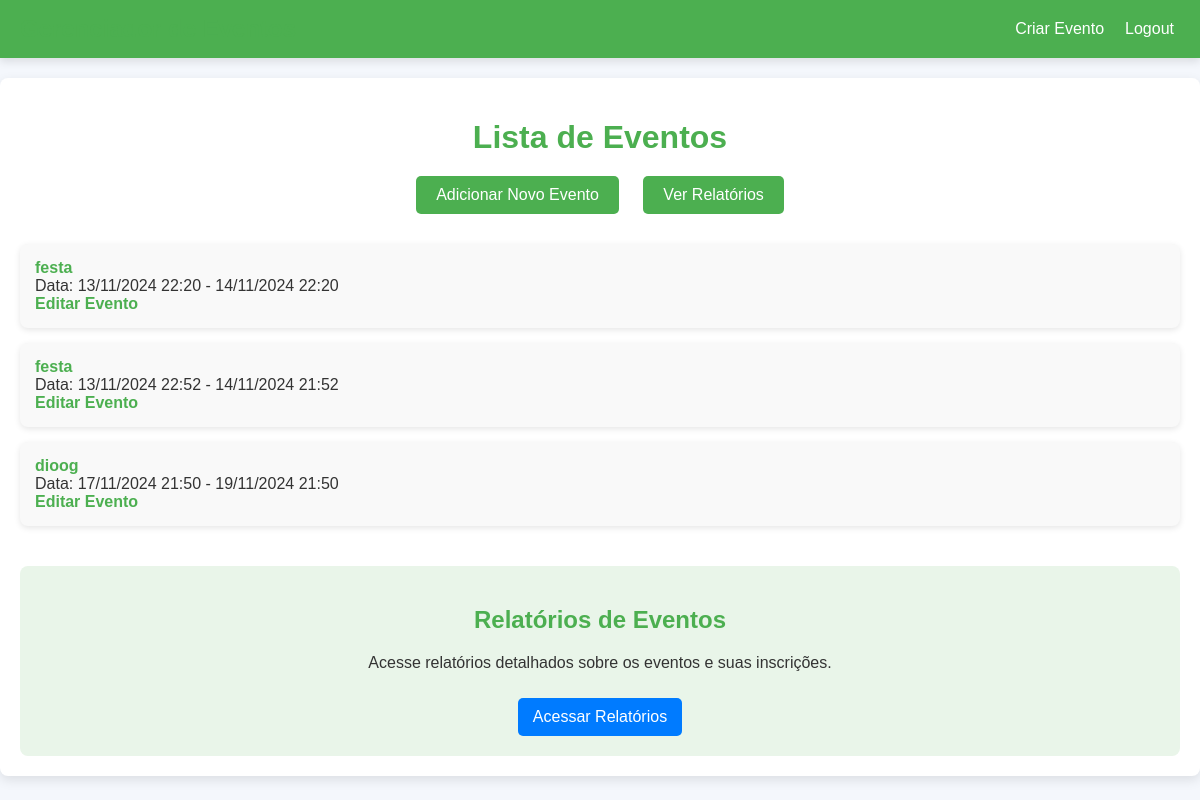
Page /events/ (signed in) on the earlier database version.
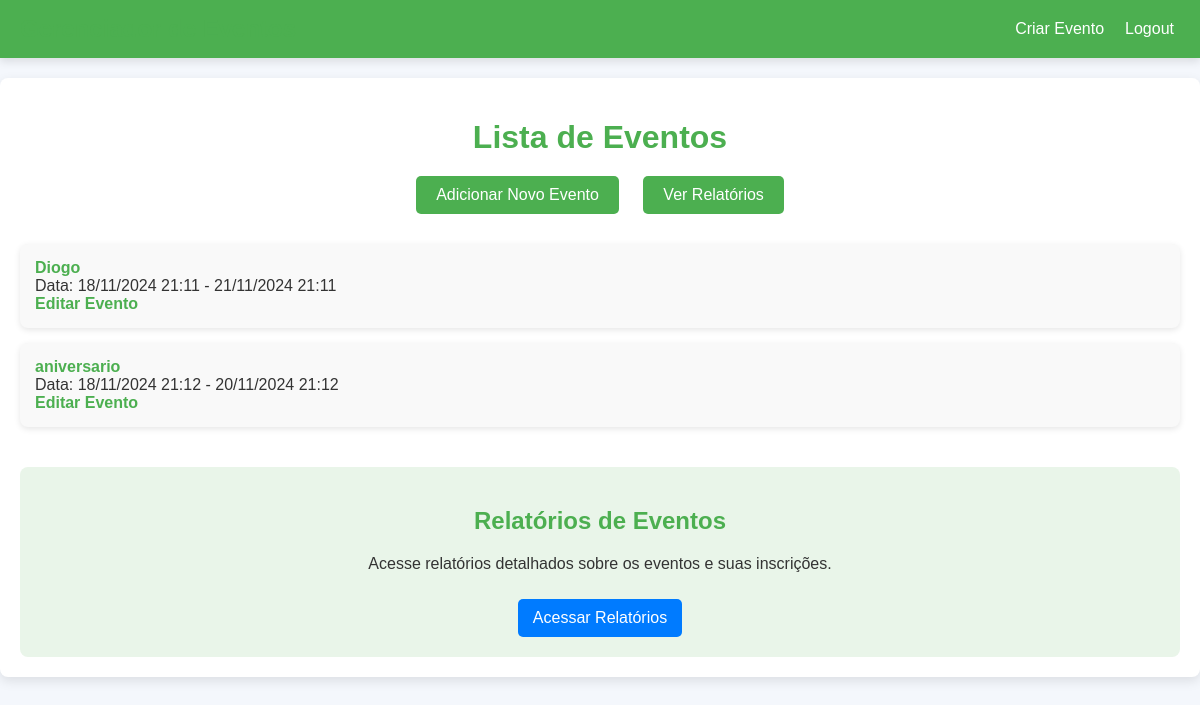
Same page on the later database version.
### events/models.py (models this page shows, shortened)
class Evento(models.Model):
    nome = models.CharField(max_length=200)
    descricao = models.TextField()
    data_inicio = models.DateTimeField()
    data_fim = models.DateTimeField()
    local = models.CharField(max_length=255)
    organizador = models.ForeignKey(User, on_delete=models.CASCADE, default=1)
    class Meta:
        verbose_name = 'Evento'
        verbose_name_plural = 'Eventos'
        ordering = ['data_inicio']

### events/views.py (the view)
# urls.py: path('', lista_eventos, name='lista_eventos'),
@login_required
def lista_eventos(request):
    eventos = Evento.objects.filter(organizador=request.user)
    return render(request, 'events/lista_eventos.html', {'eventos': eventos})

### events/templates/events/lista_eventos.html (shortened to what this page needs)
<!DOCTYPE html>
<html lang="pt-br">
<head>
</head>
<body>
    <div class="navbar">
        <h1>Gerenciador de Eventos</h1>
        <div class="auth-actions">
            <a href="{% url 'create_event' %}">Criar Evento</a>
            {% if user.is_authenticated %}
            <form action="{% url 'logout' %}" method="post" style="display: inline;">
                <button type="submit">Logout</button>
            </form>
            {% else %}
            <a href="{% url 'login' %}">Login</a>
            {% endif %}
        </div>
    </div>
    <div class="container">
        <h1>Lista de Eventos</h1>
        <div class="buttons">
            <a href="{% url 'create_event' %}">Adicionar Novo Evento</a>
            <a href="{% url 'relatorio_inscricoes' %}">Ver Relatórios</a>
        </div>
        <ul class="event-list">
            {% for evento in eventos %}
            <li>
                <a href="{% url 'detalhes_evento' evento.id %}">{{ evento.nome }}</a> <br>
                Data: {{ evento.data_inicio|date:"d/m/Y H:i" }} - {{ evento.data_fim|date:"d/m/Y H:i" }} <br>
                <a href="{% url 'edit_event' evento_id=evento.id %}">Editar Evento</a>
            </li>
            {% empty %}
            <li>Nenhum evento cadastrado no momento.</li>
            {% endfor %}
        </ul>
        <div class="report-section">
            <h2>Relatórios de Eventos</h2>
            <p>Acesse relatórios detalhados sobre os eventos e suas inscrições.</p>
            {% if user.is_authenticated and user.is_superuser %}
            <a href="{% url 'relatorio_inscricoes' %}">Acessar Relatórios</a>
            {% endif %}
        </div>
    </div>
</body>
</html>

### events/templates/events/lista_eventos.html (style rules this page uses)
body { font-family: Arial, sans-serif; background-color: #f4f7fc; color: #333; margin: 0; padding: 0; }
.navbar { background-color: #4CAF50; padding: 15px 20px; color: white; display: flex; justify-content: space-between; align-items: center; box-shadow: 0 4px 8px rgba(0, 0, 0, 0.1); }
.navbar h1 { margin: 0; font-size: 24px; }
.navbar a, .navbar button { color: white; font-size: 16px; margin-left: 15px; text-decoration: none; background: none; border: none; cursor: pointer; transition: opacity 0.3s; }
.navbar .auth-actions { display: flex; align-items: center; }
.container { max-width: 1200px; margin: 20px auto; padding: 20px; background-color: white; border-radius: 8px; box-shadow: 0 4px 12px rgba(0, 0, 0, 0.1); }
h1 { text-align: center; color: #4CAF50; margin-bottom: 20px; }
.buttons { text-align: center; margin-bottom: 30px; }
.buttons a { display: inline-block; background-color: #4CAF50; color: white; padding: 10px 20px; font-size: 16px; text-decoration: none; border-radius: 5px; margin: 0 10px; transition: background-color 0.3s; }
.event-list { list-style: none; padding: 0; margin: 0; }
.event-list li { margin: 15px 0; padding: 15px; border-radius: 8px; background-color: #f9f9f9; box-shadow: 0 2px 6px rgba(0, 0, 0, 0.1); }
.event-list li a { color: #4CAF50; font-weight: bold; text-decoration: none; transition: color 0.3s; }
.report-section { margin-top: 40px; text-align: center; padding: 20px; background-color: #e9f5e9; border-radius: 8px; }
.report-section h2 { color: #4CAF50; }
.report-section a { display: inline-block; margin-top: 10px; background-color: #007BFF; color: white; padding: 10px 15px; text-decoration: none; border-radius: 5px; font-size: 16px; transition: background-color 0.3s; }

Differences in the rows shown:
removed Evento: nome "festa", data_inicio "13/11/2024 22:20", data_fim "14/11/2024 22:20"
removed Evento: nome "festa", data_inicio "13/11/2024 22:52", data_fim "14/11/2024 21:52"
removed Evento: nome "dioog", data_inicio "17/11/2024 21:50", data_fim "19/11/2024 21:50"
added Evento: nome "Diogo", data_inicio "18/11/2024 21:11", data_fim "21/11/2024 21:11"
added Evento: nome "aniversario", data_inicio "18/11/2024 21:12", data_fim "20/11/2024 21:12"
